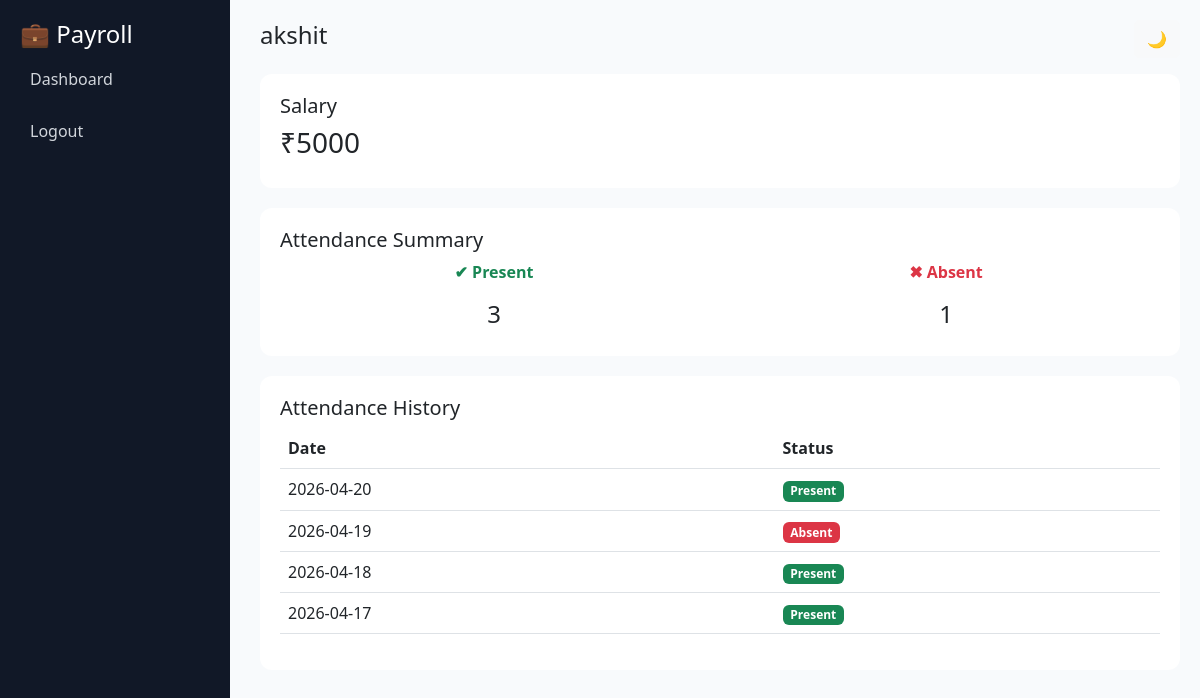
Page /employee/1 (signed in) on the committed database.
### tables this page shows
CREATE TABLE employees (
        id INTEGER PRIMARY KEY AUTOINCREMENT,
        name TEXT,
        salary INTEGER,
        user_id INTEGER
    );

CREATE TABLE attendance (
        id INTEGER PRIMARY KEY AUTOINCREMENT,
        employee_id INTEGER,
        user_id INTEGER,
        date TEXT,
        status TEXT
    );

### app.py (the view)
@app.route('/employee/<int:id>')
def employee_profile(id):
    if 'user_id' not in session:
        return redirect('/login')
    conn = sqlite3.connect('database.db')
    cursor = conn.cursor()
    cursor.execute("SELECT * FROM employees WHERE id=?", (id,))
    emp = cursor.fetchone()
    month = date.today().strftime("%Y-%m")
    cursor.execute("""
    SELECT COUNT(*) FROM attendance
    WHERE employee_id=? AND status='present' AND date LIKE ?
    """, (id, f"{month}%"))
    present = cursor.fetchone()[0]
    cursor.execute("""
    SELECT COUNT(*) FROM attendance
    WHERE employee_id=? AND status='absent' AND date LIKE ?
    """, (id, f"{month}%"))
    absent = cursor.fetchone()[0]
    cursor.execute("""
    SELECT date, status FROM attendance
    WHERE employee_id=? ORDER BY date DESC
    """, (id,))
    records = cursor.fetchall()
    conn.close()
    return render_template(
        'employee_profile.html',
        emp=emp,
        present=present,
        absent=absent,
        records=records
    )

### templates/employee_profile.html (shortened to what this page needs)
<!DOCTYPE html>
<html>
<head>
    <link href="https://cdn.jsdelivr.net/npm/bootstrap@5.3.0/dist/css/bootstrap.min.css" rel="stylesheet">
    <link rel="stylesheet" href="https://cdn.jsdelivr.net/npm/bootstrap-icons@1.10.5/font/bootstrap-icons.css">
</head>
<body>
<div class="sidebar" id="sidebar">
    <h4>💼 Payroll</h4>
    <a href="/">Dashboard</a>
    <a href="/logout">Logout</a>
</div>
<div class="main">
    <div class="d-flex justify-content-between align-items-center mb-3">
        <h4>{{ emp[1] }}</h4>
        <button onclick="toggleDark()" class="btn btn-light">🌙</button>
    </div>
    <div class="card-box">
        <h5>Salary</h5>
        <h3>₹{{ emp[2] }}</h3>
    </div>
    <div class="card-box">
        <h5>Attendance Summary</h5>
        <div class="row text-center">
            <div class="col-6">
                <p class="text-success fw-bold">✔ Present</p>
                <h4>{{ present }}</h4>
            </div>
            <div class="col-6">
                <p class="text-danger fw-bold">✖ Absent</p>
                <h4>{{ absent }}</h4>
            </div>
        </div>
    </div>
    <div class="card-box">
        <h5>Attendance History</h5>
        <div class="table-responsive">
            <table class="table table-hover">
                <thead>
                    <tr>
                        <th>Date</th>
                        <th>Status</th>
                    </tr>
                </thead>
                <tbody>
                    {% for r in records %}
                    <tr>
                        <td>{{ r[0] }}</td>
                        <td>
                            {% if r[1] == "present" %}
                                <span class="badge bg-success">Present</span>
                            {% else %}
                                <span class="badge bg-danger">Absent</span>
                            {% endif %}
                        </td>
                    </tr>
                    {% endfor %}
                </tbody>
            </table>
        </div>
    </div>
</div>
</body>
</html>

### templates/employee_profile.html (style rules this page uses)
body { margin: 0; font-family: 'Segoe UI'; background: #f8fafc; transition: 0.3s; }
.sidebar { width: 230px; height: 100vh; position: fixed; background: #111827; color: white; padding: 20px; transition: 0.3s; }
.sidebar a { display: block; color: #d1d5db; padding: 10px; border-radius: 8px; text-decoration: none; margin-bottom: 8px; }
.main { margin-left: 240px; padding: 20px; }
.card-box { background: white; padding: 20px; border-radius: 12px; margin-bottom: 20px; }

### rows in the picture
employees: name "akshit", salary "5000"
attendance: date "2026-04-20", status "Present"
attendance: date "2026-04-19", status "Absent"
attendance: date "2026-04-18", status "Present"
attendance: date "2026-04-17", status "Present"

### other values in the picture
{{ present }} "3"
{{ absent }} "1"
